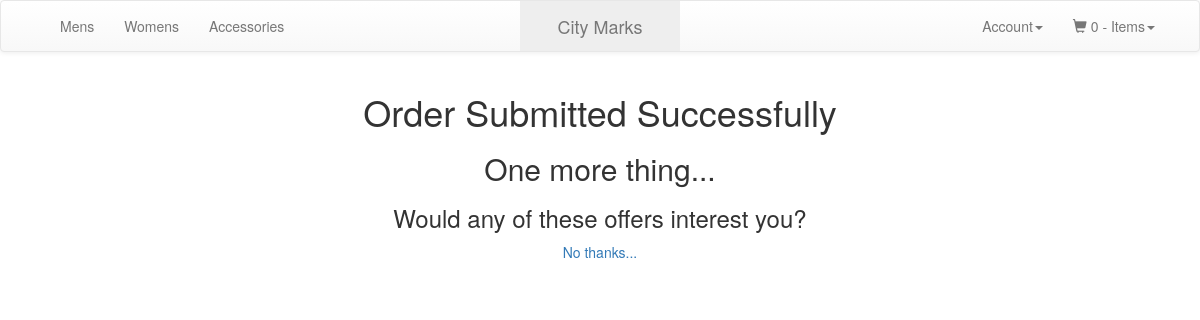
/orderSuccess.php, run on an earlier commit of the app's database.
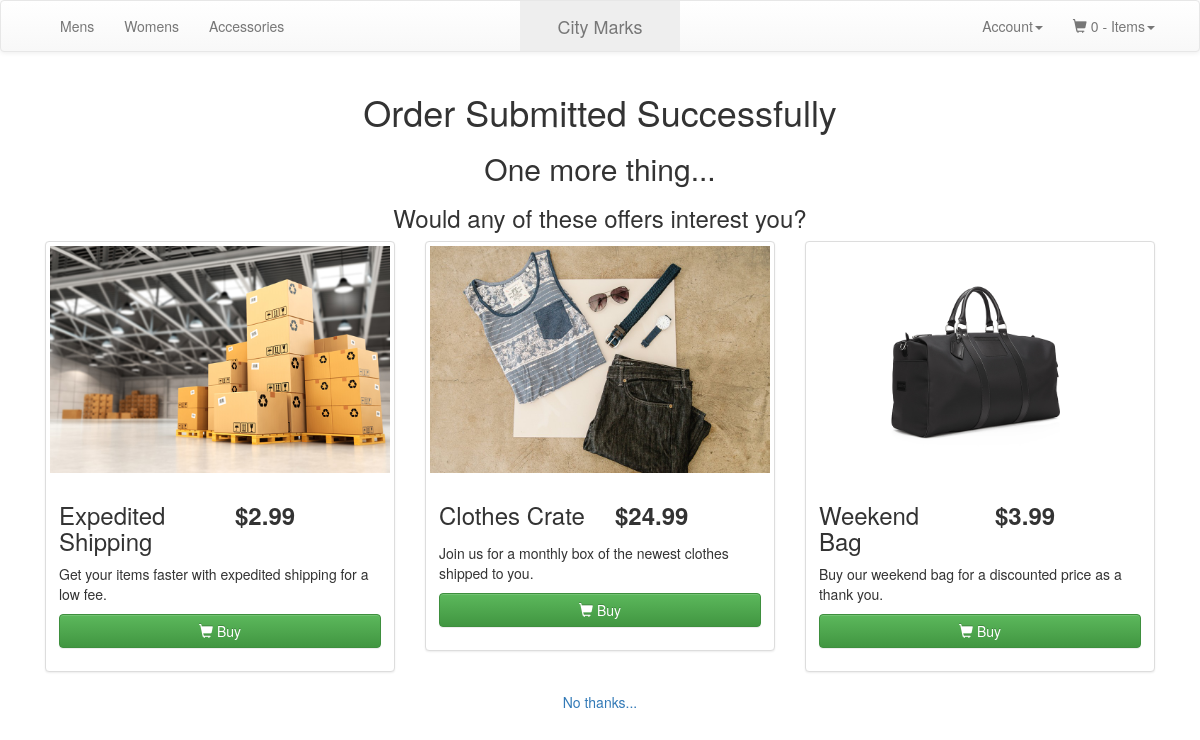
And on a later commit of the database.
### tables this page shows
CREATE TABLE `aftersell_items` (
  `item_id` int(11) NOT NULL,
  `item_name` varchar(255) NOT NULL,
  `item_price` float(10,2) NOT NULL,
  `item_img` text NOT NULL,
  `item_desc` text NOT NULL
);

### orderSuccess.php (the view, shortened to what this page needs)
<?php
$itemCount = 0;
include 'includes/db.php';
include 'includes/header.php';
include 'includes/nav.php';
?>
	<div class="container text-center">
		<h1>Order <?php if(isset($_REQUEST['id'])){	$orderID = $_REQUEST['id']; echo $orderID; } ?> Submitted Successfully</h1>
		<h2>One more thing...</h2>
		<h3>Would any of these offers interest you?</h3>
	</div>
	<div class="container">
    	<div class="row">
	    	<div class="col-md-12">
	    	    	<?php
    		$query = "SELECT * FROM aftersell_items WHERE item_id < 6";
    		$select_aftersell_query = mysqli_query($connection, $query);
    		while ($row = mysqli_fetch_assoc($select_aftersell_query)) {
    				$itemName = $row['item_name'];
    				$itemPrice = $row['item_price'];
    				$itemDesc = $row['item_desc'];
    				$itemImg = $row['item_img'];
    				$itemID = $row['item_id'];
    	?>
				<div class="col-sm-6 col-md-4">
					<div class="thumbnail" >
						<img src="<?php echo $itemImg ?>" class="img-responsive">
						<div class="caption">
							<div class="row">
								<div class="col-md-6 col-xs-6">
									<h3><?php echo $itemName ?></h3>
								</div>
								<div class="col-md-6 col-xs-6 price">
									<h3>
									<label>$<?php echo $itemPrice ?></label></h3>
								</div>
							</div>
							<p><?php echo $itemDesc ?></p>
							<div class="row">
								<div class="col-sm-12">
									<a href="includes/aftersellAction.php?choice=<?php echo $itemID ?>&id=<?php echo $orderID ?>" class="btn btn-success btn-product"><span class="glyphicon glyphicon-shopping-cart"></span> Buy</a></div>
							</div>
						</div>
					</div>
				</div>
			<?php } ?>
			</div>
		</div>
	</div>
	<div class="container text-center">
		<a href="includes/aftersellAction.php?choice=6" style="padding-bottom: 20px;">No thanks...</a>
	</div>
<?php
	include 'includes/footer.php';
?>

### includes/header.php (shortened to what this page needs)
<!DOCTYPE html>
<html lang="en">
	<head>
		<link rel="stylesheet" href="css/bootstrap.min.css">
		<link rel="stylesheet" href="css/bootstrap-theme.min.css">
		<link rel="stylesheet" href="css/main.css">
	</head>
	<body ng-app="ProductsApp">

### includes/nav.php (shortened to what this page needs)
  <nav class="navbar navbar-default" role="navigation">
	  <div class="container">
    <div class="navbar-header">
      <a href="index.php"><div class="navbar-brand navbar-brand-centered">City Marks</div></a>
    </div>
    <div class="collapse navbar-collapse" id="navbar-brand-centered">
		      <ul class="nav navbar-nav">
		        <li><a href="#">Mens</a></li>
		        <li><a href="#">Womens</a></li>
		        <li><a href="#">Accessories</a></li>
		      </ul>
      <ul class="nav navbar-nav navbar-right">
          <li class="dropdown">
            <a href="#" class="dropdown-toggle" data-toggle="dropdown">Account<span class="caret"></span></a>
          </li>
          <li class="dropdown">
            <a href="#" class="dropdown-toggle" data-toggle="dropdown" role="button" aria-expanded="false"> <span class="glyphicon glyphicon-shopping-cart"></span> <?php echo $itemCount; ?> - Items<span class="caret"></span></a>
          </li>
      </ul>
    </div>
  </div>
</nav>

### includes/footer.php (shortened to what this page needs)
	</body>
</html>

### css/main.css (style rules this page uses)
@media screen and (min-width:768px) { .navbar-brand-centered { position: absolute; left: 50%; display: block; width: 160px; text-align: center; background-color: #eee; } }
@media screen and (min-width:768px) { .navbar>.container .navbar-brand-centered, .navbar>.container-fluid .navbar-brand-centered { margin-left: -80px; } }
.btn-product { width: 100%; }

What changed in the data, as far as the page shows it:
added aftersell_items: item_img (picture), item_name "Expedited Shipping", item_price "2.99", item_desc "Get your items faster with expedited shipping for a low fee."
added aftersell_items: item_img (picture), item_name "Clothes Crate", item_price "24.99", item_desc "Join us for a monthly box of the newest clothes shipped to you."
added aftersell_items: item_img (picture), item_name "Weekend Bag", item_price "3.99", item_desc "Buy our weekend bag for a discounted price as a thank you."
